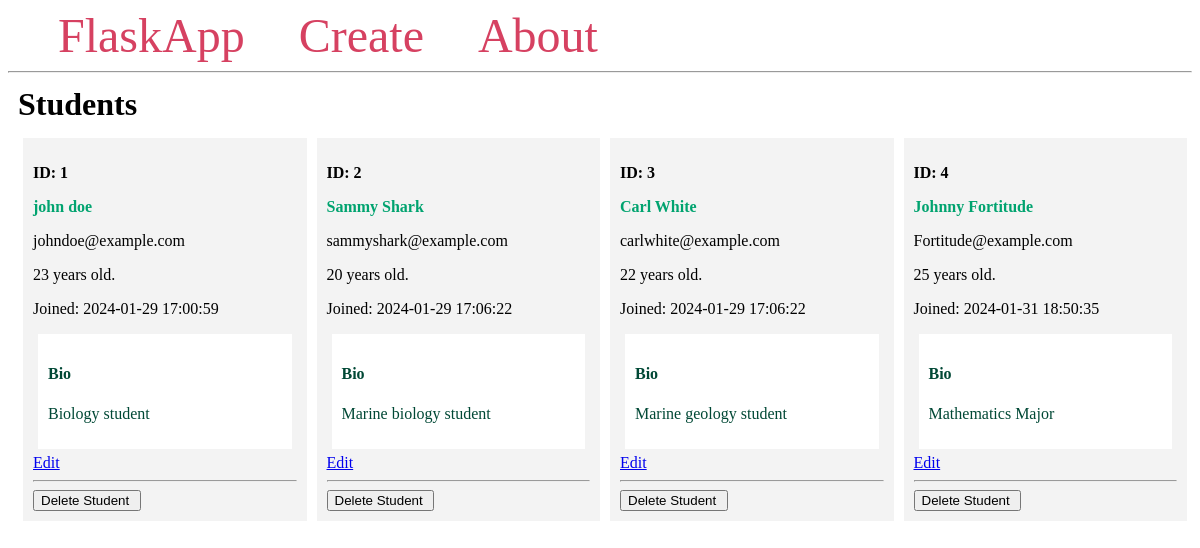
Before: / with the older database file.
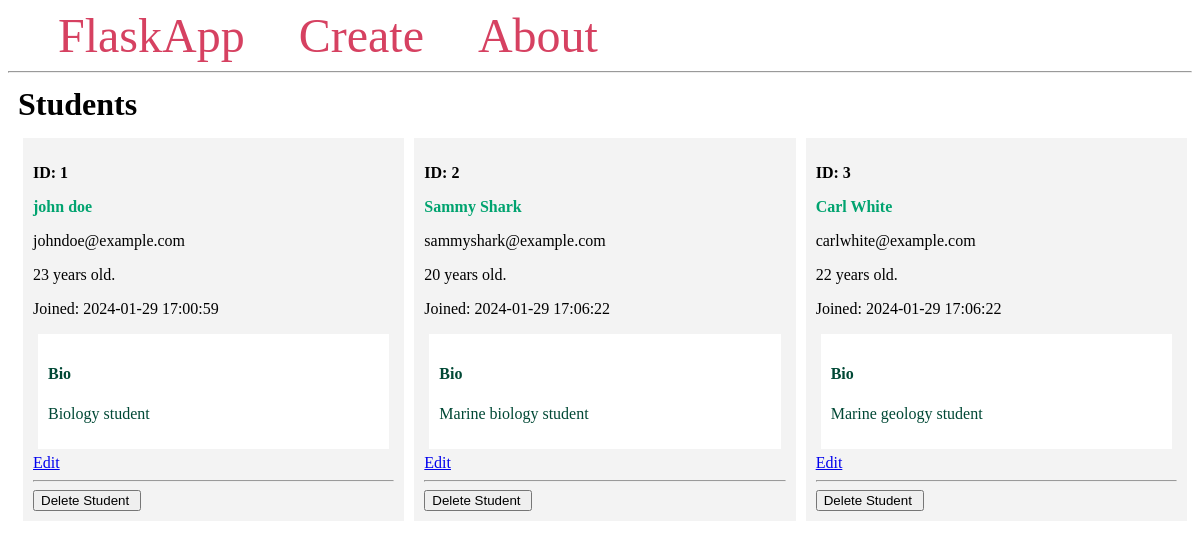
After: the same page with the newer database file.
### app.py (models this page shows, shortened)
class Student(db.Model):
    id = db.Column(db.Integer, primary_key=True)
    firstname = db.Column(db.String(100), nullable=False)
    lastname = db.Column(db.String(100), nullable=False)
    email = db.Column(db.String(80), unique=True, nullable=False)
    age = db.Column(db.Integer)
    created_at = db.Column(db.DateTime(timezone=True),
                           server_default=func.now())
    bio = db.Column(db.Text)

### app.py (the view)
@app.route('/')
def index():
    students = Student.query.all()
    return render_template('index.html', students=students)

### templates/index.html
{% extends 'base.html' %}
{% block content %}
    <h1 class="title">{% block title %} Students {% endblock %}</h1>
    <div class="content">
        {% for student in students %}
            <div class="student">
                <p><b>ID: {{ student.id }}</b></p>
                <b>
                    <p class="name">
                        <a href="{{ url_for('student', student_id=student.id)}}">
                            {{ student.firstname }} {{ student.lastname }}
                        </a>
                    </p>
                </b>
                <p>{{ student.email }}</p>
                <p>{{ student.age }} years old.</p>
                <p>Joined: {{ student.created_at }}</p>
                <div class="bio">
                    <h4>Bio</h4>
                    <p>{{ student.bio }}</p>
                </div>
                <a href="{{ url_for('edit', student_id=student.id) }}">Edit</a>
                <hr>
                <form method="POST"
                        action="{{ url_for('delete', student_id=student.id) }}">
                    <input type="submit" value="Delete Student "
                        onclick="return confirm('Are you sure you want to delete this entry?')">
                </form>
            </div>
        {% endfor %}
    </div>
{% endblock %}

### templates/base.html (shortened to what this page needs)
<!DOCTYPE html>
<html lang="en">
<head>
</head>
<body>
    <nav>
        <a href="{{ url_for('index') }}">FlaskApp</a>
        <a href=" {{ url_for('create') }} ">Create</a>
        <a href="#">About</a>
    </nav>
    <hr>
    <div class="content">
        {% block content %} {% endblock %}
    </div>
</body>
</html>

### templates/base.html (style rules this page uses)
.title { margin: 5px; }
.content { margin: 5px; width: 100%; display: flex; flex-direction: row; flex-wrap: wrap; }
.student { flex: 20%; padding: 10px; margin: 5px; background-color: #f3f3f3; inline-size: 100%; }
.bio { padding: 10px; margin: 5px; background-color: #ffffff; color: #004835; }
.name a { color: #00a36f; text-decoration: none; }
nav a { color: #d64161; font-size: 3em; margin-left: 50px; text-decoration: none; }

Changed rows visible on the page:
removed Student: id "4", firstname "Johnny", lastname "Fortitude", email "Fortitude@example.com", age "25", created_at "2024-01-31 18:50:35", bio "Mathematics Major"
